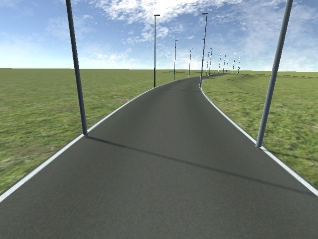
#> input picture lane detect/test.png, 318 x 239 px
$ python -i lane_detect.py   (imports and definitions only)
#> lines starting #> are read from the running program, lines starting #| are printed output that depends on the picture; after the words box and inside, x2 and y2 are one past the last pixel; in counts of white or black regions, pixels touching at a corner belong together
import cv2
import numpy as np
import sys

#Convert image to Binary
def preProcess(img):
    img = cv2.cvtColor(img, cv2.COLOR_BGR2GRAY)
    ret, img = cv2.threshold(img, 190, 255, cv2.THRESH_BINARY)
    return img

#Transform image to bird view
def birth_view_transform(img):
    W_BirdView = rows
    H_BirdView = cols
    pts1 = np.float32([[0,skyline],[cols,skyline],[cols, rows],[0,rows]])
    pts2 = np.float32([[0, 0], [W_BirdView - 100, 0], [W_BirdView - 100, H_BirdView], [100, H_BirdView]])
    M = cv2.getPerspectiveTransform(pts1, pts2)
    dst = img[skyline:H_BirdView]
    dst = cv2.warpPerspective(img, M, dst.shape[0:2], cv2.INTER_LINEAR, cv2.BORDER_CONSTANT)
    return dst

def fill_lane(img):
    copy = img.copy()
    if (len(copy.shape) == 3):
        img_processed = preProcess(copy)
    else:
        img_processed = copy
    lines = cv2.HoughLinesP(img_processed, rho=1, theta=np.pi/180, threshold=10, minLineLength = 1, maxLineGap = 20)
    for line in lines:
        for x1, y1, x2, y2 in line:
            cv2.line(copy, (x1, y1), (x2, y2), (255, 255, 255), 1)
    return copy

def getIntersection(line1, line2):
    s1 = np.array(line1[0])
    e1 = np.array(line1[1])

    s2 = np.array(line2[0])
    e2 = np.array(line2[1])

    a1 = (s1[1] - e1[1]) / (s1[0] - e1[0])
    b1 = s1[1] - (a1 * s1[0])

    a2 = (s2[1] - e2[1]) / (s2[0] - e2[0])
    b2 = s2[1] - (a2 * s2[0])

    if abs(a1 - a2) < sys.float_info.epsilon:
        return False

    x = (b2 - b1) / (a1 - a2)
    y = a1 * x + b1
    return (int(x), int(y))

def update(img):
    #Read Image
    #img = cv2.imread("test2.png")
    #img = cv2.resize(img, (320, 240))

    rows, cols, ch = img.shape
    skyline = int(rows*1.2/3)

    #Create Windows
    cv2.namedWindow("Before", cv2.WINDOW_NORMAL)
    cv2.resizeWindow("Before", 320*2, 240*2)
    cv2.namedWindow("After", cv2.WINDOW_NORMAL)
    cv2.resizeWindow("After", 320*2, 240*2)

    #Processing
    binary_img = preProcess(fill_lane(img))
    bird_view = fill_lane(birth_view_transform(binary_img))

    #Find the line of left and right lane
    xleft_1, xright_1, yleft_1, yright_1 = 2, cols-1, 0, 0
    xleft_2, xright_2, yleft_2, yright_2 = 3, cols - 11, 0, 0

    for i in range (210, 140, -1):
        if (binary_img[i][xleft_1] == 255) and (yleft_1 == 0):
            yleft_1 = i
        if (binary_img[i][xright_1] == 255) and (yright_1 == 0):
            yright_1 = i
        if (binary_img[i][xleft_2] == 255) and (yleft_2 == 0):
            yleft_2 = i
        if (binary_img[i][xright_2] == 255) and (yright_2 == 0):
            yright_2 = i
        if (yleft_1 != 0) and (yright_1 != 0) and (yleft_2 != 0) and (yright_2 != 0):
            break

    #Two lines
    left_line = [(xleft_1,yleft_1), (xleft_2,yleft_2)]
    right_line = [(xright_1, yright_1), (xright_2,yright_2)]

    #Find intersection of two lines
    intersection = getIntersection(list(left_line), list(right_line))

    #Draw two lines
    cv2.line(img, (xleft_1, yleft_1), intersection, (0, 255, 0), 2)
    cv2.line(img, (xright_1, yright_1), intersection, (0, 255, 0), 2)

    cv2.line(img, (xleft_1, yleft_1), (xleft_2, yleft_2), (0, 255, 0), 2)
    cv2.line(img, (xright_1, yright_1), (xright_2, yright_2), (0, 255, 0), 2)

    #Get the angle
    check = intersection[0] - cols/2
    x = abs(intersection[0] - cols/2)
    y = abs(intersection[1] - rows)
    angle = np.degrees(np.arctan(x/y))

    # [5 lines of commented-out code are left out]

    if check < 0:
        return -angle
    else:
        return angle

>>> import cv2
>>> picture = cv2.imread('test.png')
#> picture is the input picture: shape (239, 318, 3); mean B, G, R 123.9, 130.9, 119.2
>>> result = update(picture)
#> in preProcess, `img = cv2.cvtColor(img, cv2.COLOR_BGR2GRAY)`:
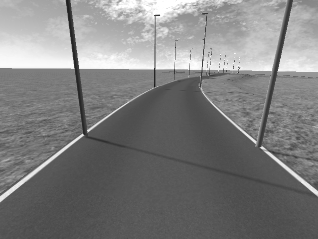
#> img: shape (239, 318); min 29, max 255, mean 126.7
#> in preProcess, `ret, img = cv2.threshold(img, 190, 255, cv2.THRESH_BINARY)`:
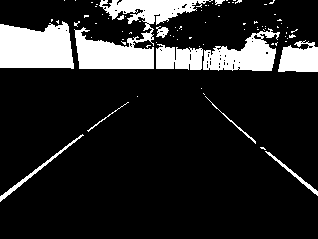
#> img: shape (239, 318); 15.1% white; 83 white regions (71 under 20 px), largest, box (x1, y1, x2, y2) and area: (74, 0, 213, 69) 3740, (0, 21, 74, 69) 2935, (203, 28, 280, 71) 1814
#> in fill_lane, `lines = cv2.HoughLinesP(img_processed, rho=1, theta=np.pi/180, thresho..`: lines = 139 rows, first 6: [0, 42, 317, 70], [0, 50, 303, 71], [0, 35, 317, 69], [0, 27, 84, 37], [0, 33, 164, 45], [127, 0, 175, 15]
#> the loop in fill_lane, `for line in lines:` made 139 passes
#> line on passes 1 to 12: [[0, 42, 317, 70]], [[0, 50, 303, 71]], [[0, 35, 317, 69]], [[0, 27, 84, 37]], [[0, 33, 164, 45]], [[127, 0, 175, 15]], [[216, 46, 317, 67]], [[246, 44, 317, 64]], [[0, 62, 232, 70]], [[0, 49, 317, 71]], [[0, 56, 284, 71]], [[258, 29, 292, 36]]
#> after the loop in fill_lane, `for line in lines:`:
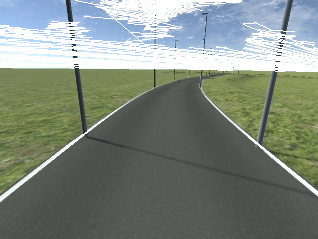
#> copy: shape (239, 318, 3); 13.44% of pixels changed, all inside (x1, y1, x2, y2) = (0, 0, 318, 201)
#> in preProcess (call 2), `img = cv2.cvtColor(img, cv2.COLOR_BGR2GRAY)`:
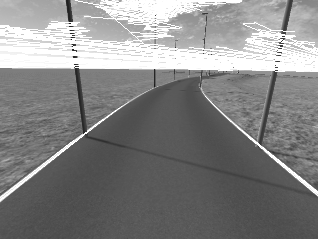
#> img: shape (239, 318); min 29, max 255, mean 132.7
#> in preProcess (call 2), `ret, img = cv2.threshold(img, 190, 255, cv2.THRESH_BINARY)`:
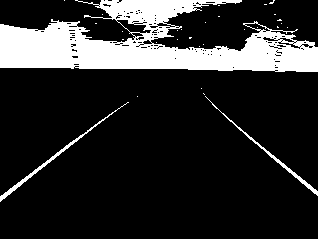
#> img: shape (239, 318); 17.2% white; 30 white regions (27 under 20 px), largest, box (x1, y1, x2, y2) and area: (0, 0, 318, 72) 12230, (0, 102, 129, 202) 435, (205, 96, 318, 196) 357
#> (the run stopped early here; a loop or call above may not have finished)

$ run again, on lane detect/vc1.png
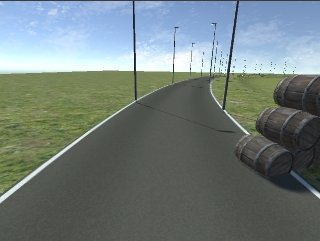
#> input picture lane detect/vc1.png, 320 x 241 px
#> picture is the input picture: shape (241, 320, 3); mean B, G, R 123.9, 125.1, 113.1
#> lines = 95 rows, first 6: [0, 68, 319, 68], [0, 58, 319, 63], [0, 47, 319, 58], [0, 49, 319, 60], [0, 51, 317, 62], [0, 33, 319, 56]
#> the loop in fill_lane, `for line in lines:` made 95 passes
#> after the loop in fill_lane, `for line in lines:`:
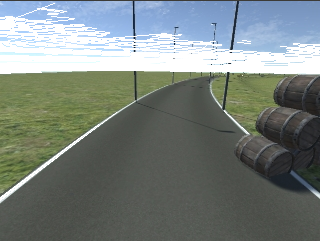
#> copy: shape (241, 320, 3); 12.98% of pixels changed, all inside (x1, y1, x2, y2) = (0, 3, 320, 201)
#> in preProcess (call 2), `ret, img = cv2.threshold(img, 190, 255, cv2.THRESH_BINARY)`:
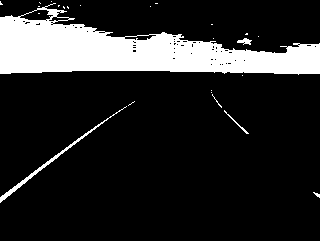
#> img: shape (241, 320); 16% white; 25 white regions (21 under 20 px), largest, box (x1, y1, x2, y2) and area: (0, 3, 320, 75) 11671, (0, 106, 127, 203) 434, (237, 38, 252, 45) 59, (224, 110, 249, 134) 53

$ run again, on lane detect/vc2.png
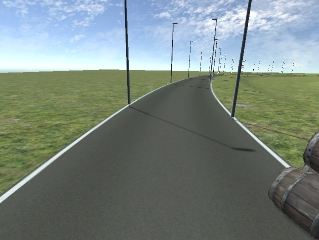
#> input picture lane detect/vc2.png, 319 x 240 px
#> picture is the input picture: shape (240, 319, 3); mean B, G, R 127.3, 132.6, 120.6
#> lines = 141 rows, first 6: [0, 55, 318, 50], [247, 44, 318, 47], [0, 59, 318, 64], [249, 43, 318, 44], [0, 23, 84, 28], [0, 41, 227, 37]
#> the loop in fill_lane, `for line in lines:` made 141 passes
#> after the loop in fill_lane, `for line in lines:`:
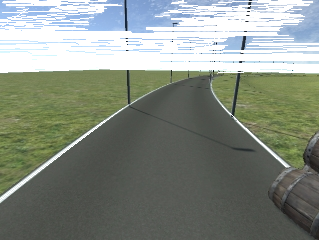
#> copy: shape (240, 319, 3); 19.46% of pixels changed, all inside (x1, y1, x2, y2) = (0, 0, 319, 201)
#> in preProcess (call 2), `ret, img = cv2.threshold(img, 190, 255, cv2.THRESH_BINARY)`:
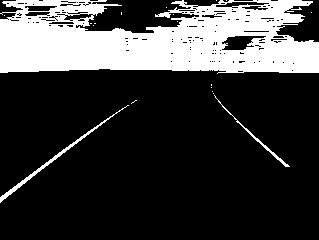
#> img: shape (240, 319); 23.5% white; 19 white regions (16 under 20 px), largest, box (x1, y1, x2, y2) and area: (0, 0, 319, 74) 17317, (0, 105, 129, 203) 461, (214, 95, 290, 167) 202
